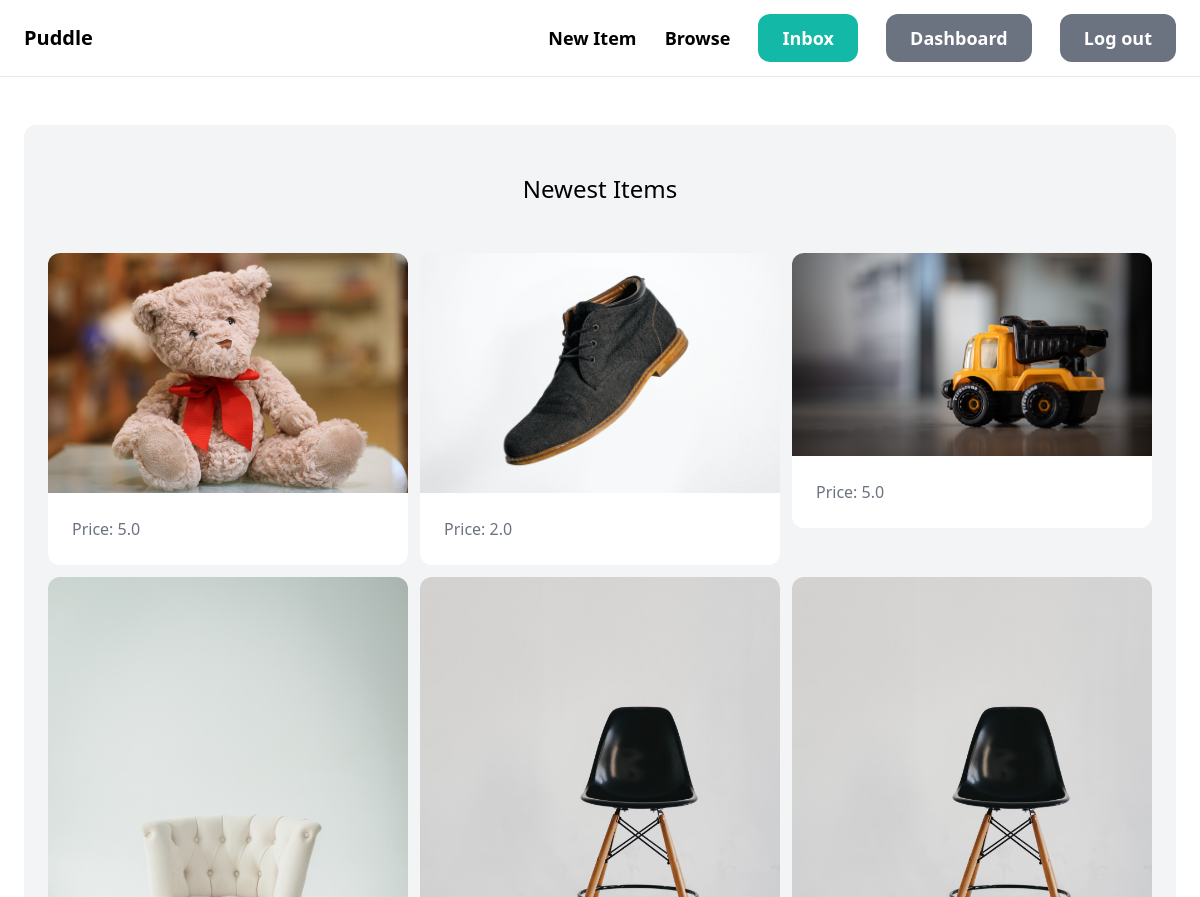
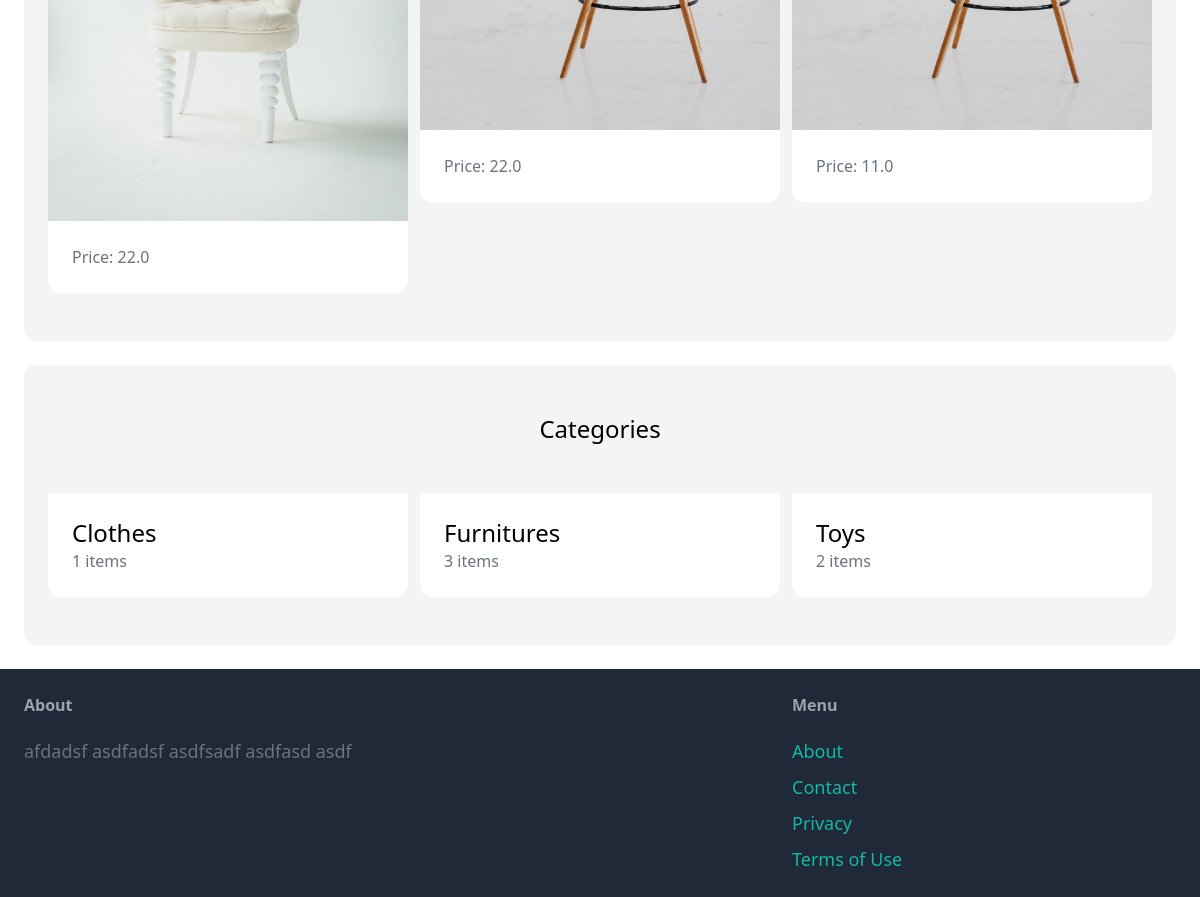
The app's page / (signed in) with its own data (2 pictures, top to bottom).
### core/models.py (models this page shows, shortened)
class Item(models.Model):
    category = models.ForeignKey(Category, related_name='items', on_delete=models.CASCADE)
    creator = models.ForeignKey(User, related_name='items', on_delete=models.CASCADE)
    name = models.CharField(max_length=255)
    description = models.TextField(blank=True, null=True)
    price = models.FloatField()
    image = models.ImageField(upload_to='item_images', blank=True, null=True)
    is_sold = models.BooleanField(default=False)
    updated = models.DateTimeField(auto_now=True)
    created = models.DateTimeField(auto_now_add=True)

class Category(models.Model):
    title = models.CharField(max_length=200)
    class Meta:
        ordering = ('title', )
        verbose_name_plural = 'Categories'

### core/views.py (the view)
# urls.py: path('', views.index, name='index'),
def index(request):
    context = {}
    items = Item.objects.filter(is_sold=False)[0:6]
    categories = Category.objects.all()
    context = {
        'categories': categories,
        'items': items
        }
    return render(request, 'core/index.html', context)

### core/templates/core/index.html (shortened to what this page needs)
{% extends 'core/base.html' %}
{% block content %}
    <div class='mt-6 px-6 py-12 bg-gray-100 rounded-xl'>
        <h2 class='mb-12 text-2xl text-center'>Newest Items</h2>
        <div class='grid grid-cols-3 gap-3'>
            {% for item in items %}
            <div>
                <a href='{% url "detail" item.id %}'>
                    <div>
                        <img src='{{item.image.url }}' class='rounded-t-xl'>
                    </div>
                    <div class='p-6 bg-white rounded-b-xl'>
                        <p class='text-gray-500'>Price: {{item.price}}</p>
                    </div>
                </a>
            </div>
            {% endfor %}
        </div>
    </div>
    <div class='mt-6 px-6 py-12 bg-gray-100 rounded-xl'>
        <h2 class='mb-12 text-2xl text-center'>Categories</h2>
        <div class='grid grid-cols-3 gap-3'>
            {% for category in categories %}
            <div>
                <a href='#'>
                    <div class='p-6 bg-white rounded-b-xl'>
                        <h2 class='text-2xl'>{{category.title}}</h2>
                        <p class='text-gray-500'>{{category.items.count}} items</p>
                    </div>
                </a>
            </div>
            {% endfor %}
        </div>
    </div>
{% endblock %}

### records on screen
Item: image (picture), price "5.0"
Item: image (picture), price "2.0"
Item: image (picture), price "5.0"
Item: image (picture), price "22.0"
Item: image (picture), price "22.0"
Item: image (picture), price "11.0"
Category: title "Clothes", items.count "1"
Category: title "Furnitures", items.count "3"
Category: title "Toys", items.count "2"
